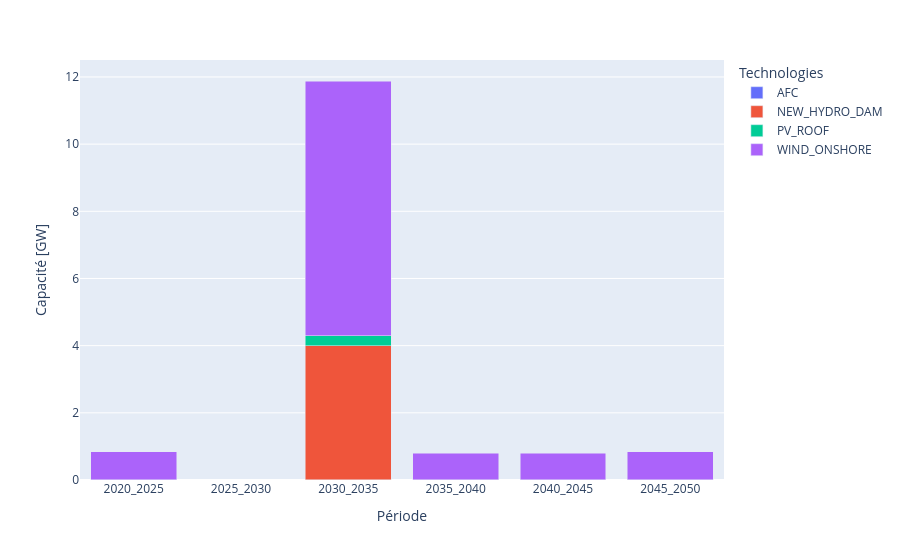

Source (notebook cell):
### Code cell
plot_elec_new_positive(results_materials, elec_techs_positive)

### Figure 1 — Plotly figure (JSON) as saved in the notebook; plotly's stock layout.template omitted (floating-point values rounded to 4 significant figures)
{"data": [{"hovertemplate": "Technologies=AFC<br>Période=%{x}<br>Capacité=%{y}<extra></extra>", "legendgroup": "AFC", "marker": {"color": "#636efa", "pattern": {"shape": ""}}, "name": "AFC", "orientation": "v", "showlegend": true, "textposition": "auto", "type": "bar", "x": ["2020_2025", "2025_2030", "2030_2035", "2035_2040", "2040_2045", "2045_2050"], "xaxis": "x", "y": [0.0, 0.0, 0.000246, 0.0, 0.004113, 0.0], "yaxis": "y"}, {"hovertemplate": "Technologies=NEW_HYDRO_DAM<br>Période=%{x}<br>Capacité=%{y}<extra></extra>", "legendgroup": "NEW_HYDRO_DAM", "marker": {"color": "#EF553B", "pattern": {"shape": ""}}, "name": "NEW_HYDRO_DAM", "orientation": "v", "showlegend": true, "textposition": "auto", "type": "bar", "x": ["2020_2025", "2025_2030", "2030_2035", "2035_2040", "2040_2045", "2045_2050"], "xaxis": "x", "y": [0.0, 0.0, 4.0, 0.0, 0.0, 0.0], "yaxis": "y"}, {"hovertemplate": "Technologies=PV_ROOF<br>Période=%{x}<br>Capacité=%{y}<extra></extra>", "legendgroup": "PV_ROOF", "marker": {"color": "#00cc96", "pattern": {"shape": ""}}, "name": "PV_ROOF", "orientation": "v", "showlegend": true, "textposition": "auto", "type": "bar", "x": ["2020_2025", "2025_2030", "2030_2035", "2035_2040", "2040_2045", "2045_2050"], "xaxis": "x", "y": [0.00236, 0.0, 0.2929, 0.00236, 0.00236, 0.00236], "yaxis": "y"}, {"hovertemplate": "Technologies=WIND_ONSHORE<br>Période=%{x}<br>Capacité=%{y}<extra></extra>", "legendgroup": "WIND_ONSHORE", "marker": {"color": "#ab63fa", "pattern": {"shape": ""}}, "name": "WIND_ONSHORE", "orientation": "v", "showlegend": true, "textposition": "auto", "type": "bar", "x": ["2020_2025", "2025_2030", "2030_2035", "2035_2040", "2040_2045", "2045_2050"], "xaxis": "x", "y": [0.8352, 0.0, 7.586, 0.7892, 0.7892, 0.8352], "yaxis": "y"}], "layout": {"barmode": "stack", "legend": {"title": {"text": "Technologies"}, "tracegroupgap": 0}, "margin": {"t": 60}, "xaxis": {"anchor": "y", "domain": [0, 1], "title": {"text": "Période"}}, "yaxis": {"anchor": "x", "domain": [0, 1], "title": {"text": "Capacité [GW]"}}}}
